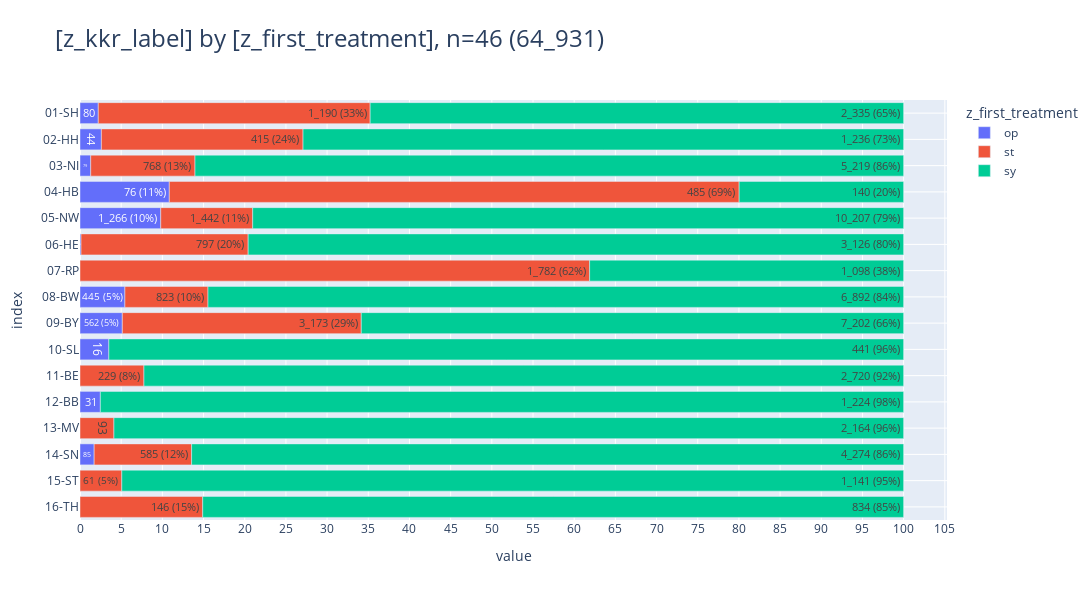

Notebook source saved alongside this figure:
### Code cell
pls.plot_stacked_bars(
    db_delay.to_df().iloc[:,[0,2,1]].dropna(),
    height=600,
    # width=1000,
    orientation="h",
    relative=True,
    show_pct_bar=True,
    # renderer="png",
    )

### Figure 1 — Plotly figure (JSON) as saved in the notebook; plotly's stock layout.template omitted (floating-point values rounded to 4 significant figures)
{"data": [{"hovertemplate": "col=op<br>value=%{x}<br>index=%{y}<br>cnt_pct_bar_str=%{text}<extra></extra>", "legendgroup": "op", "marker": {"color": "#636EFA", "pattern": {"shape": ""}}, "name": "op", "orientation": "h", "showlegend": true, "text": ["80", "44", "79", "76 (11%)", "1_266 (10%)", "5", "0", "445 (5%)", "562 (5%)", "16", "0", "31", "0", "85", "0", "0"], "textposition": "auto", "type": "bar", "x": [80, 44, 79, 76, 1266, 5, 0, 445, 562, 16, 0, 31, 0, 85, 0, 0], "xaxis": "x", "y": ["01-SH", "02-HH", "03-NI", "04-HB", "05-NW", "06-HE", "07-RP", "08-BW", "09-BY", "10-SL", "11-BE", "12-BB", "13-MV", "14-SN", "15-ST", "16-TH"], "yaxis": "y"}, {"hovertemplate": "col=st<br>value=%{x}<br>index=%{y}<br>cnt_pct_bar_str=%{text}<extra></extra>", "legendgroup": "st", "marker": {"color": "#EF553B", "pattern": {"shape": ""}}, "name": "st", "orientation": "h", "showlegend": true, "text": ["1_190 (33%)", "415 (24%)", "768 (13%)", "485 (69%)", "1_442 (11%)", "797 (20%)", "1_782 (62%)", "823 (10%)", "3_173 (29%)", "229 (8%)", "93", "585 (12%)", "61 (5%)", "146 (15%)"], "textposition": "auto", "type": "bar", "x": [1190, 415, 768, 485, 1442, 797, 1782, 823, 3173, 229, 93, 585, 61, 146], "xaxis": "x", "y": ["01-SH", "02-HH", "03-NI", "04-HB", "05-NW", "06-HE", "07-RP", "08-BW", "09-BY", "11-BE", "13-MV", "14-SN", "15-ST", "16-TH"], "yaxis": "y"}, {"hovertemplate": "col=sy<br>value=%{x}<br>index=%{y}<br>cnt_pct_bar_str=%{text}<extra></extra>", "legendgroup": "sy", "marker": {"color": "#00CC96", "pattern": {"shape": ""}}, "name": "sy", "orientation": "h", "showlegend": true, "text": ["2_335 (65%)", "1_236 (73%)", "5_219 (86%)", "140 (20%)", "10_207 (79%)", "3_126 (80%)", "1_098 (38%)", "6_892 (84%)", "7_202 (66%)", "441 (96%)", "2_720 (92%)", "1_224 (98%)", "2_164 (96%)", "4_274 (86%)", "1_141 (95%)", "834 (85%)"], "textposition": "auto", "type": "bar", "x": [2335, 1236, 5219, 140, 10207, 3126, 1098, 6892, 7202, 441, 2720, 1224, 2164, 4274, 1141, 834], "xaxis": "x", "y": ["01-SH", "02-HH", "03-NI", "04-HB", "05-NW", "06-HE", "07-RP", "08-BW", "09-BY", "10-SL", "11-BE", "12-BB", "13-MV", "14-SN", "15-ST", "16-TH"], "yaxis": "y"}], "layout": {"barmode": "relative", "barnorm": "percent", "height": 600, "legend": {"title": {"text": "z_first_treatment"}, "tracegroupgap": 0, "traceorder": "normal"}, "title": {"font": {"size": 24}, "text": "[z_kkr_label] by [z_first_treatment], n=46 (64_931)", "xanchor": "left", "y": 0.95, "yanchor": "top"}, "width": 2000, "xaxis": {"anchor": "y", "domain": [0, 1], "dtick": 5, "gridwidth": 1, "showgrid": true, "title": {"text": "value"}}, "yaxis": {"anchor": "x", "categoryarray": ["16-TH", "15-ST", "14-SN", "13-MV", "12-BB", "11-BE", "10-SL", "09-BY", "08-BW", "07-RP", "06-HE", "05-NW", "04-HB", "03-NI", "02-HH", "01-SH"], "categoryorder": "array", "domain": [0, 1], "gridwidth": 1, "showgrid": true, "title": {"text": "index"}}}}
